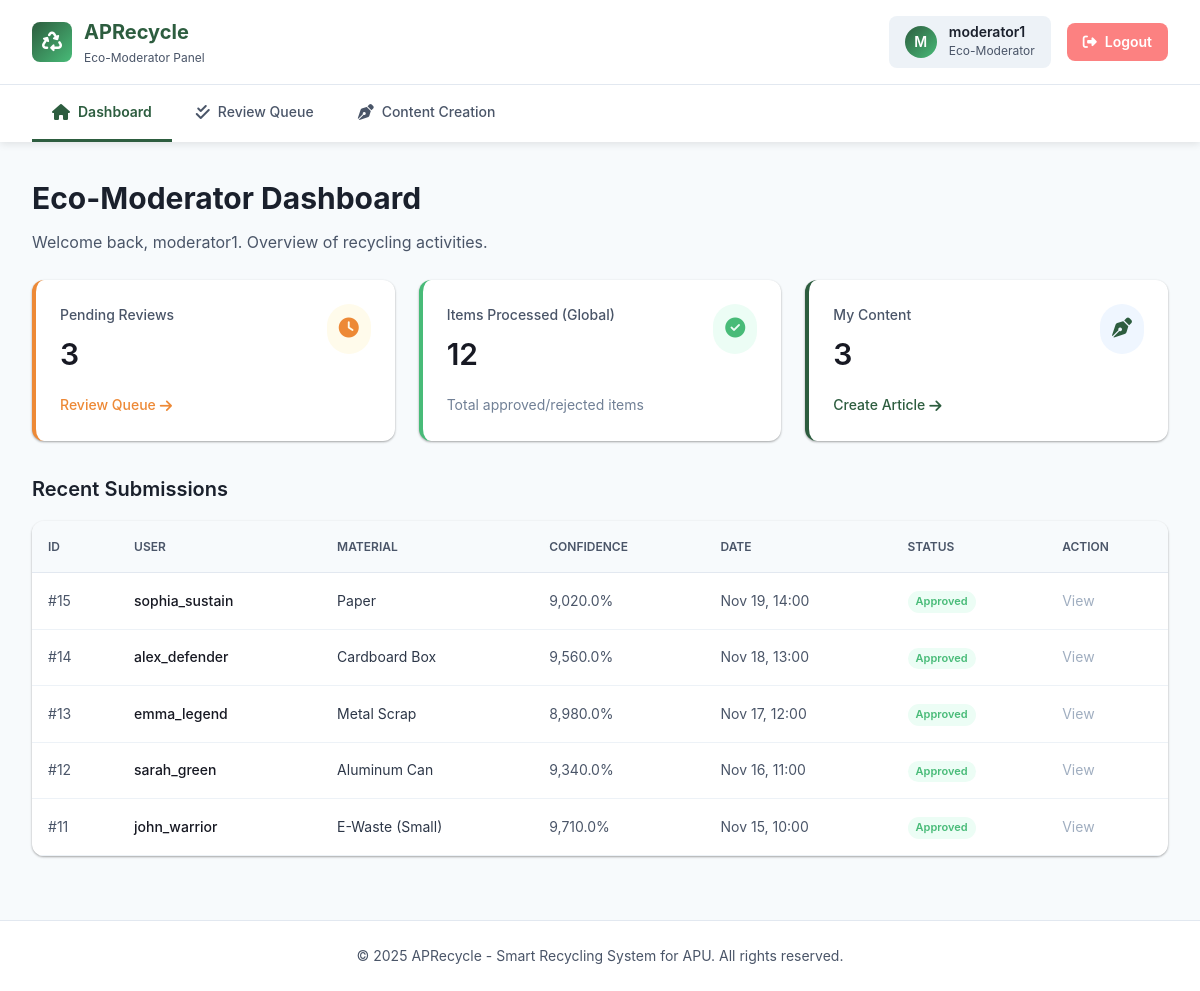
Screenshot of /eco-moderator/dashboard.php (signed in) with the database file from the repository.
### tables this page shows
CREATE TABLE IF NOT EXISTS `recycling_submission` (
  `submission_id` int NOT NULL AUTO_INCREMENT,
  `user_id` int NOT NULL,
  `bin_id` int NOT NULL,
  `image_url` varchar(255) NOT NULL,
  `ai_confidence` decimal(5,2) NOT NULL,
  `status` varchar(20) NOT NULL,
  `moderator_feedback` text,
  `created_at` datetime NOT NULL DEFAULT CURRENT_TIMESTAMP,
  PRIMARY KEY (`submission_id`),
  KEY `user_id` (`user_id`),
  KEY `bin_id` (`bin_id`)
);

CREATE TABLE IF NOT EXISTS `user` (
  `user_id` int NOT NULL AUTO_INCREMENT,
  `username` varchar(50) NOT NULL,
  `password` varchar(255) NOT NULL,
  `email` varchar(255) NOT NULL,
  `role` varchar(20) NOT NULL,
  `qr_code` varchar(255) NOT NULL,
  `lifetime_points` int NOT NULL DEFAULT '0',
  `created_at` datetime NOT NULL DEFAULT CURRENT_TIMESTAMP,
  `team_id` int DEFAULT NULL,
  PRIMARY KEY (`user_id`),
  KEY `team_id` (`team_id`)
);

CREATE TABLE IF NOT EXISTS `material` (
  `material_id` int NOT NULL AUTO_INCREMENT,
  `material_name` varchar(100) NOT NULL,
  `points_per_item` int NOT NULL,
  PRIMARY KEY (`material_id`)
);

### eco-moderator/dashboard.php (the view, shortened to what this page needs)
<?php
require_once 'includes/header.php';
$conn = getDBConnection();
$user_id = $_SESSION['user_id'];
$sql_pending = "SELECT COUNT(*) as count FROM recycling_submission WHERE status = 'pending'";
$res_pending = $conn->query($sql_pending);
$pending_count = $res_pending->fetch_assoc()['count'];
$sql_processed = "SELECT COUNT(*) as count FROM recycling_submission WHERE status IN ('approved', 'rejected')";
$res_processed = $conn->query($sql_processed);
$processed_count = $res_processed->fetch_assoc()['count'];
$sql_content = "SELECT COUNT(*) as count FROM educational_content WHERE author_id = ?";
$stmt_content = $conn->prepare($sql_content);
$stmt_content->bind_param("i", $user_id);
$stmt_content->execute();
$content_count = $stmt_content->get_result()->fetch_assoc()['count'];
$sql_recent = "SELECT s.submission_id, s.image_url, s.ai_confidence, s.status, s.created_at, u.username, m.material_name
               FROM recycling_submission s
               LEFT JOIN user u ON s.user_id = u.user_id
               LEFT JOIN submission_material sm ON s.submission_id = sm.submission_id
               LEFT JOIN material m ON sm.material_id = m.material_id
               ORDER BY s.created_at DESC LIMIT 5";
$recent_submissions = $conn->query($sql_recent);
?>
<div class="page-header">
    <h1 class="page-title">Eco-Moderator Dashboard</h1>
    <p class="page-description">Welcome back, <?php echo htmlspecialchars($_SESSION['username']); ?>. Overview of recycling activities.</p>
</div>
<div style="display: grid; grid-template-columns: repeat(auto-fit, minmax(300px, 1fr)); gap: var(--space-6); margin-bottom: var(--space-8);">
    <div style="background: white; padding: var(--space-6); border-radius: var(--radius-lg); box-shadow: var(--shadow-sm); border-left: 4px solid var(--color-warning);">
        <div style="display: flex; justify-content: space-between; align-items: flex-start; margin-bottom: var(--space-4);">
            <div>
                <p style="color: var(--color-gray-600); margin: 0; font-size: var(--text-sm); font-weight: 500;">Pending Reviews</p>
                <h2 style="font-size: var(--text-3xl); margin: var(--space-1) 0 0 0; color: var(--color-gray-900);"><?php echo $pending_count; ?></h2>
            </div>
            <div style="padding: var(--space-3); background: #FFFBEB; border-radius: var(--radius-full); color: var(--color-warning);">
                <i class="fas fa-clock fa-lg"></i>
            </div>
        </div>
        <a href="review-queue.php" style="color: var(--color-warning); font-size: var(--text-sm); font-weight: 500; text-decoration: none; display: flex; align-items: center; gap: var(--space-1);">
            Review Queue <i class="fas fa-arrow-right"></i>
        </a>
    </div>
    <div style="background: white; padding: var(--space-6); border-radius: var(--radius-lg); box-shadow: var(--shadow-sm); border-left: 4px solid var(--color-success);">
        <div style="display: flex; justify-content: space-between; align-items: flex-start; margin-bottom: var(--space-4);">
            <div>
                <p style="color: var(--color-gray-600); margin: 0; font-size: var(--text-sm); font-weight: 500;">Items Processed (Global)</p>
                <h2 style="font-size: var(--text-3xl); margin: var(--space-1) 0 0 0; color: var(--color-gray-900);"><?php echo $processed_count; ?></h2>
            </div>
            <div style="padding: var(--space-3); background: #ECFDF5; border-radius: var(--radius-full); color: var(--color-success);">
                <i class="fas fa-check-circle fa-lg"></i>
            </div>
        </div>
        <div style="font-size: var(--text-sm); color: var(--color-gray-500);">Total approved/rejected items</div>
    </div>
    <div style="background: white; padding: var(--space-6); border-radius: var(--radius-lg); box-shadow: var(--shadow-sm); border-left: 4px solid var(--color-primary);">
        <div style="display: flex; justify-content: space-between; align-items: flex-start; margin-bottom: var(--space-4);">
            <div>
                <p style="color: var(--color-gray-600); margin: 0; font-size: var(--text-sm); font-weight: 500;">My Content</p>
                <h2 style="font-size: var(--text-3xl); margin: var(--space-1) 0 0 0; color: var(--color-gray-900);"><?php echo $content_count; ?></h2>
            </div>
            <div style="padding: var(--space-3); background: #EFF6FF; border-radius: var(--radius-full); color: var(--color-primary);">
                <i class="fas fa-pen-nib fa-lg"></i>
            </div>
        </div>
        <a href="content-creation.php" style="color: var(--color-primary); font-size: var(--text-sm); font-weight: 500; text-decoration: none; display: flex; align-items: center; gap: var(--space-1);">
            Create Article <i class="fas fa-arrow-right"></i>
        </a>
    </div>
</div>
<h2 style="font-size: var(--text-xl); color: var(--color-gray-800); margin-bottom: var(--space-4);">Recent Submissions</h2>
<div style="background: white; border-radius: var(--radius-lg); box-shadow: var(--shadow-sm); overflow: hidden;">
    <div style="overflow-x: auto;">
        <table style="width: 100%; border-collapse: collapse; text-align: left;">
            <thead style="background: var(--color-gray-50); border-bottom: 1px solid var(--color-gray-200);">
                <tr>
                    <th style="padding: var(--space-4); font-size: var(--text-xs); font-weight: 600; color: var(--color-gray-600); text-transform: uppercase;">ID</th>
                    <th style="padding: var(--space-4); font-size: var(--text-xs); font-weight: 600; color: var(--color-gray-600); text-transform: uppercase;">User</th>
                    <th style="padding: var(--space-4); font-size: var(--text-xs); font-weight: 600; color: var(--color-gray-600); text-transform: uppercase;">Material</th>
                    <th style="padding: var(--space-4); font-size: var(--text-xs); font-weight: 600; color: var(--color-gray-600); text-transform: uppercase;">Confidence</th>
                    <th style="padding: var(--space-4); font-size: var(--text-xs); font-weight: 600; color: var(--color-gray-600); text-transform: uppercase;">Date</th>
                    <th style="padding: var(--space-4); font-size: var(--text-xs); font-weight: 600; color: var(--color-gray-600); text-transform: uppercase;">Status</th>
                    <th style="padding: var(--space-4); font-size: var(--text-xs); font-weight: 600; color: var(--color-gray-600); text-transform: uppercase;">Action</th>
                </tr>
            </thead>
            <tbody style="font-size: var(--text-sm);">
                <?php if ($recent_submissions && $recent_submissions->num_rows > 0): ?>
                        <?php while ($row = $recent_submissions->fetch_assoc()): ?>
                            <tr style="border-bottom: 1px solid var(--color-gray-100);">
                                <td style="padding: var(--space-4); color: var(--color-gray-600);">#<?php echo $row['submission_id']; ?></td>
                                <td style="padding: var(--space-4); font-weight: 500; color: var(--color-gray-900);"><?php echo htmlspecialchars($row['username'] ?? 'Unknown'); ?></td>
                                <td style="padding: var(--space-4); color: var(--color-gray-700);"><?php echo htmlspecialchars($row['material_name'] ?? 'Unclassified'); ?></td>
                                <td style="padding: var(--space-4); color: var(--color-gray-600);">
                                    <?php
                                    $conf = $row['ai_confidence'] * 100;
                                    echo number_format($conf, 1) . '%';
                                    ?>
                                </td>
                                <td style="padding: var(--space-4); color: var(--color-gray-600);"><?php echo date('M d, H:i', strtotime($row['created_at'])); ?></td>
                                <td style="padding: var(--space-4);">
                                    <?php
                                    $status_color = 'var(--color-gray-500)';
                                    $bg_color = 'var(--color-gray-100)';
                                    $label = ucfirst($row['status']);
                                    if ($row['status'] == 'approved') {
                                        $status_color = 'var(--color-success)';
                                        $bg_color = '#ECFDF5';
                                    } elseif ($row['status'] == 'rejected') {
                                        $status_color = 'var(--color-error)';
                                        $bg_color = '#FEF2F2';
                                    } elseif ($row['status'] == 'pending') {
                                        $status_color = 'var(--color-warning)';
                                        $bg_color = '#FFFBEB';
                                    }
                                    ?>
                                    <span style="display: inline-block; padding: 2px 8px; border-radius: var(--radius-full); font-size: 11px; font-weight: 600; color: <?php echo $status_color; ?>; background: <?php echo $bg_color; ?>;">
                                        <?php echo $label; ?>
                                    </span>
                                </td>
                                <td style="padding: var(--space-4);">
                                    <?php if ($row['status'] == 'pending'): ?>
                                        <a href="review-queue.php?id=<?php echo $row['submission_id']; ?>" style="color: var(--color-primary); font-weight: 500; text-decoration: none;">Review</a>
                                    <?php else: ?>
                                        <span style="color: var(--color-gray-400);">View</span>
                                    <?php endif; ?>
                                </td>
                            </tr>
                        <?php endwhile; ?>
                <?php else: ?>
                        <tr>
                            <td colspan="7" style="padding: var(--space-8); text-align: center; color: var(--color-gray-500);">No recent submissions found.</td>
                        </tr>
                <?php endif; ?>
            </tbody>
        </table>
    </div>
</div>
<?php
require_once 'includes/footer.php';
?>

### rows the page displays
recycling_submission: submission_id "15", user.username "sophia_sustain", material.material_name "Paper", ai_confidence "9,020.0", created_at "Nov 19, 14:00", status "Approved", shows "View"
recycling_submission: submission_id "14", user.username "alex_defender", material.material_name "Cardboard Box", ai_confidence "9,560.0", created_at "Nov 18, 13:00", status "Approved", shows "View"
recycling_submission: submission_id "13", user.username "emma_legend", material.material_name "Metal Scrap", ai_confidence "8,980.0", created_at "Nov 17, 12:00", status "Approved", shows "View"
recycling_submission: submission_id "12", user.username "sarah_green", material.material_name "Aluminum Can", ai_confidence "9,340.0", created_at "Nov 16, 11:00", status "Approved", shows "View"
recycling_submission: submission_id "11", user.username "john_warrior", material.material_name "E-Waste (Small)", ai_confidence "9,710.0", created_at "Nov 15, 10:00", status "Approved", shows "View"

### other values shown
substr($_SESSION['username'], 0, 1) "M"
$_SESSION['username'] "moderator1"
$pending_count "3"
$processed_count "12"
$content_count "3"
